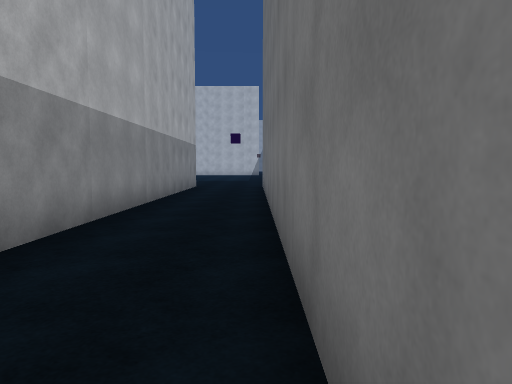
view 1 (above)

23 first-person views from a walk through a scene from a Unity 3-D project. The camera is 1.5 m above the floor, tilts 4° down and sees 70° across. The floor is counted in squares, 2 m on a side. Each view is taken from the middle of a square. On the plan, view 1 faces up. The plan holds only what a view shows up to about 11 squares ahead; the rest is blank. The place goes on beyond the plan. The player character is not drawn. Some surface patterns are stand-ins.

view 2
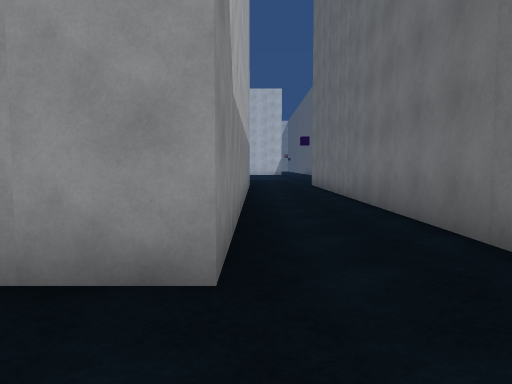

view 3
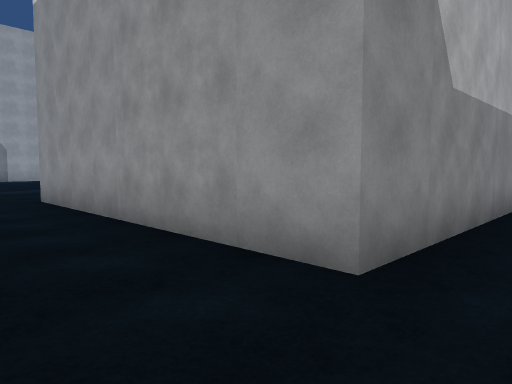

view 4
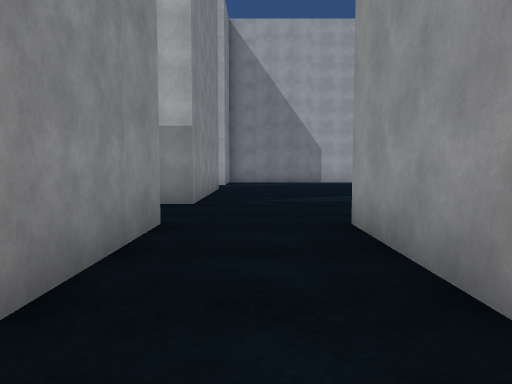

view 5
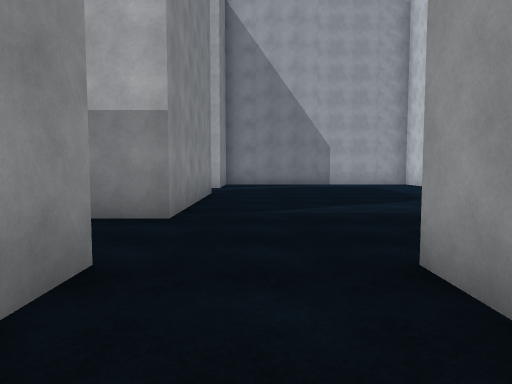

view 6
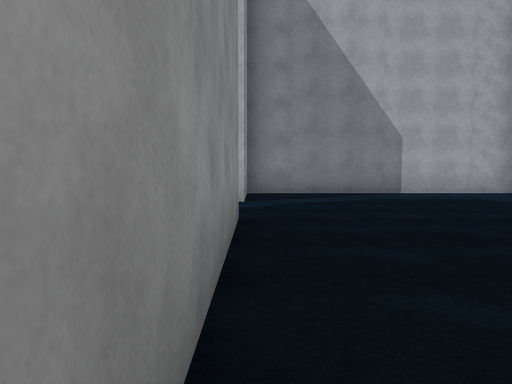

view 7
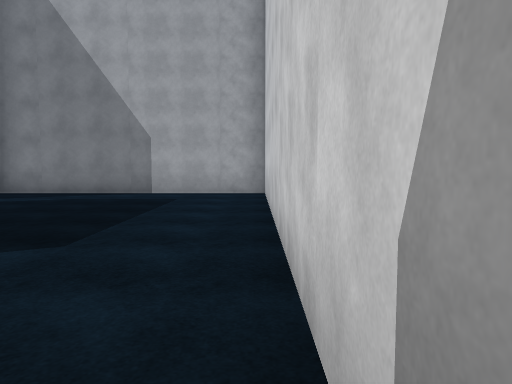

view 8
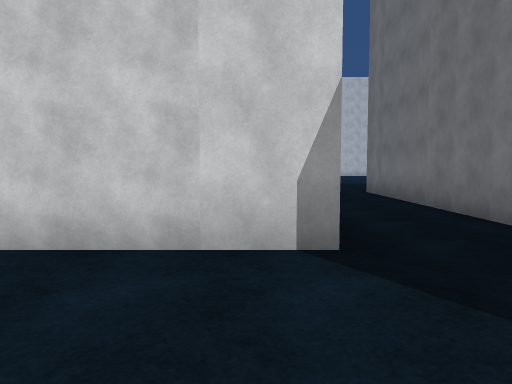

view 9
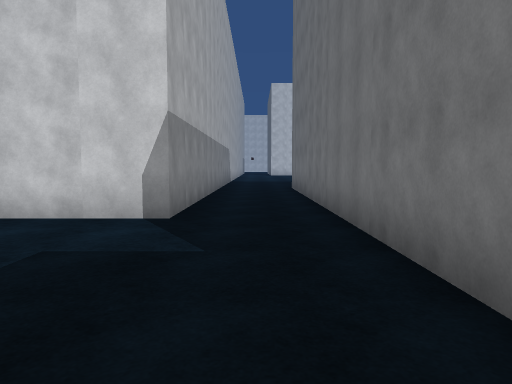

view 10
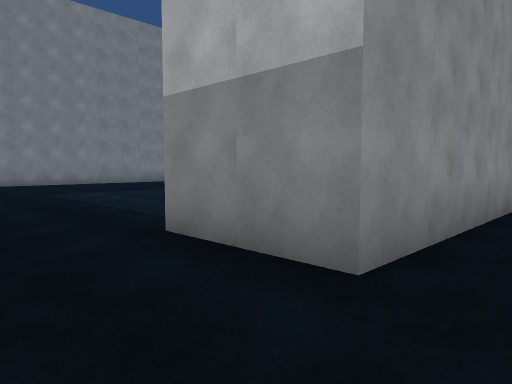

view 11
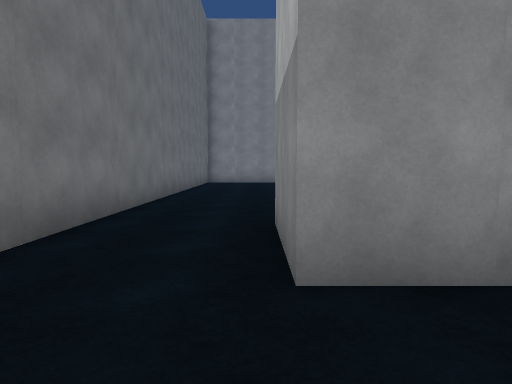

view 12
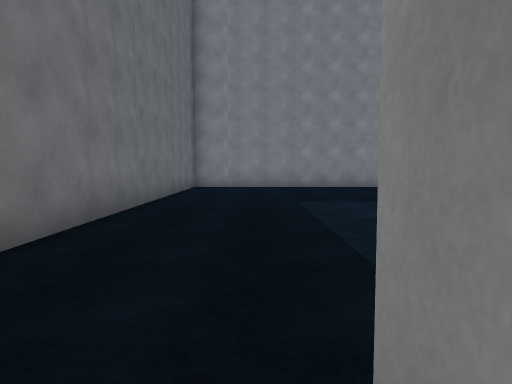

view 13
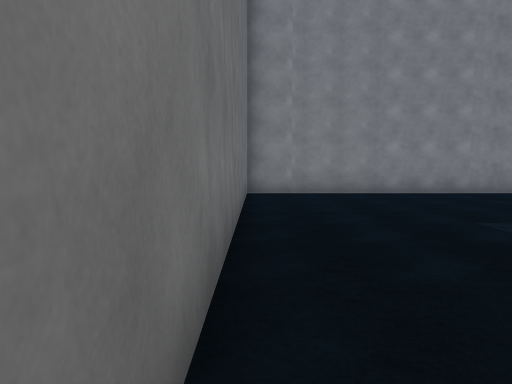

view 14
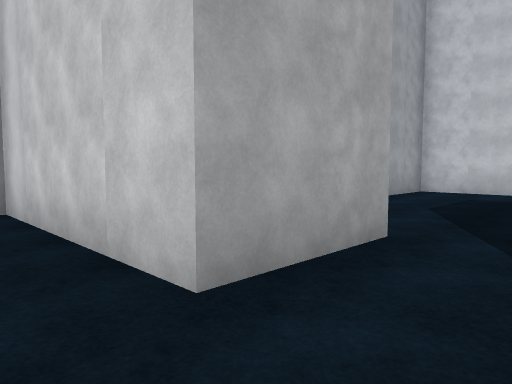

view 15
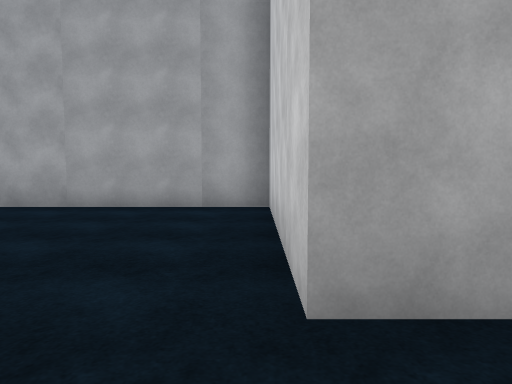

view 16
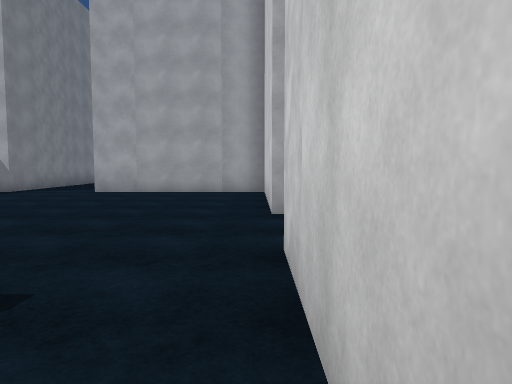

view 17
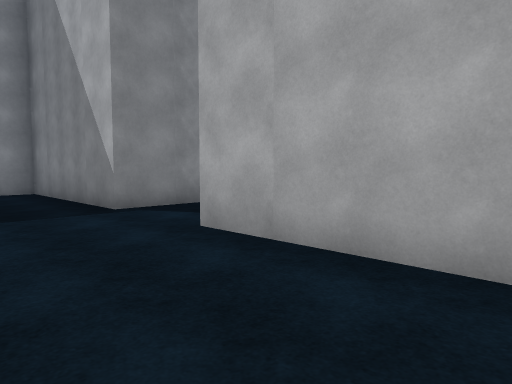

view 18
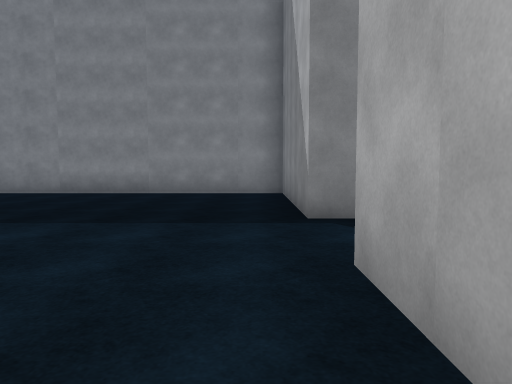

view 19
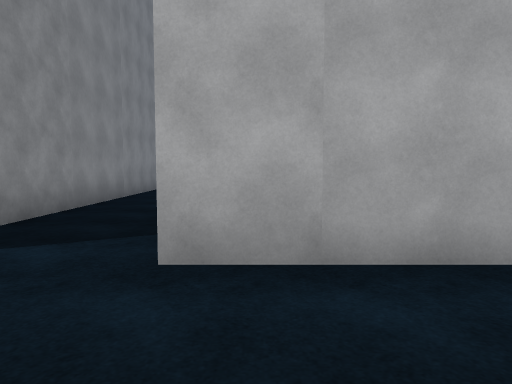

view 20
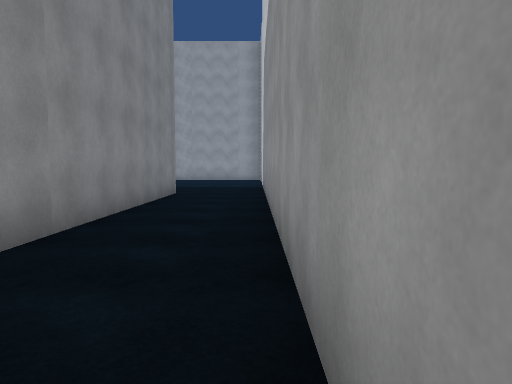

view 21
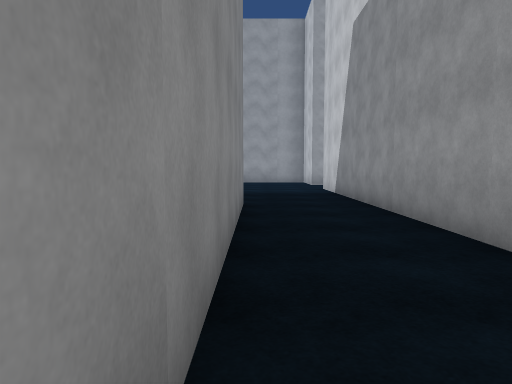

view 22
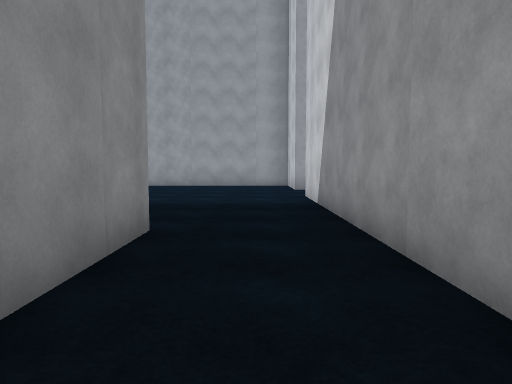

view 23
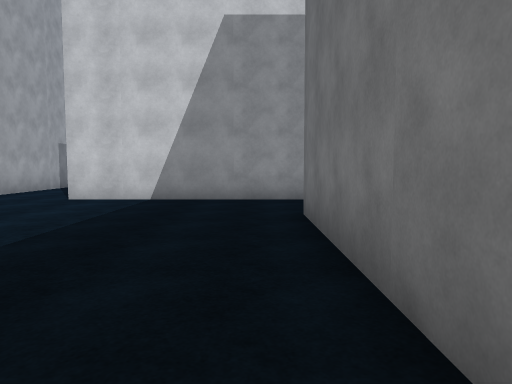

### Floor plan
Points are (right, up) in squares from view 1. A wall is a line through its corners. A room is listed if a view was taken in it or the views show most of it. See-through windows are left out.
Room 1 (views 1, 2, 3, 4, 5, 6, 7, 8, 9, 10, 11, 12)
walls: (-9.8, 2.8) (-9.8, 12.5); (-9.8, -1.2) (-6.8, -1.2); (-17.2, -1.2) (-12.3, -1.2) (-12.3, -3.8); (-9.8, -4.6) (-9.8, -2.1); (-12.3, 12) (-12.3, 6.3) (-22.2, 6.3) (-22.2, -1.2); (-21.4, -1.2) (-19.7, -1.2) (-19.7, -3.7); (0.3, 0.2) (0.3, 10); (-2.2, 11.1) (-2.2, 1.3) (-9.8, 1.3)
ways out: opening at (-18.5, -2.5) to room 2; opening at (-11, -3.3) to room 2
Room 2 (views 13, 14, 15, 16, 17, 18, 19, 20, 21, 22, 23)
walls: (-27.2, -8.7) (-42.2, -8.7); (-19.7, -3.7) (-24.8, -3.7) (-24.8, -8.8); (-14.2, -3.7) (-17.2, -3.7); (-37.2, -16) (-37.2, -11.2) (-24.8, -11.2) (-24.8, -16.2) (-9.8, -16.2); (-9.8, -15.4) (-9.8, -4.6)
ways out: opening at (-18.5, -2.5) to room 1; opening at (-11, -3.3) to room 1; opening at (-43.5, -8.5)

Where each view was taken, in squares from view 1:
view 1: 0 up, 0 right, facing up
view 2: 1 down, 2 left, facing up
view 3: 1 down, 1 left, facing up-left
view 4: 0 up, 5 left, facing left
view 5: 0 up, 7 left, facing left
view 6: 1 down, 12 left, facing left
view 7: 6 up, 12 left, facing left
view 8: 3 up, 13 left, facing up
view 9: 1 up, 11 left, facing up
view 10: 0 up, 10 left, facing down-left
view 11: 1 up, 12 left, facing down
view 12: 3 down, 12 left, facing down
view 13: 6 down, 10 left, facing down
view 14: 5 down, 18 left, facing up-left
view 15: 4 down, 18 left, facing left
view 16: 4 down, 14 left, facing left
view 17: 5 down, 22 left, facing down-left
view 18: 6 down, 24 left, facing down
view 19: 8 down, 22 left, facing left
view 20: 9 down, 27 left, facing left
view 21: 11 down, 30 left, facing left
view 22: 10 down, 33 left, facing left
view 23: 17 down, 38 left, facing up
